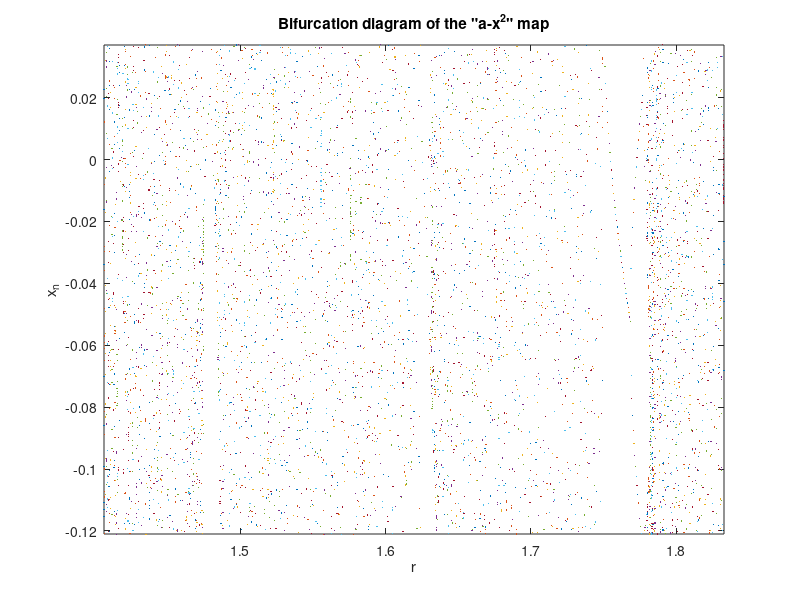

This figure's MATLAB source:
Npre = 2500; Nplot = 200; 
x = zeros(Nplot,1); 
for r = 1.406:0.0005:1.833, 
  x(1) = 1.5; 
  for n = 1:Npre, 
    x(1) = r-x(1)^2; 
  end, 
  for n = 1:Nplot-1, 
    x(n+1) = r-x(n)^2; 
  end, 
  plot(r*ones(Nplot,1), x, '.', 'markersize', 2); 
  hold on; 
end, 
title('Bifurcation diagram of the "a-x^2" map'); 
xlabel('r');  ylabel('x_n'); 
set(gca, 'xlim', [1.406 1.833]);
set(gca, 'ylim', [-0.121 0.037]);
hold off;